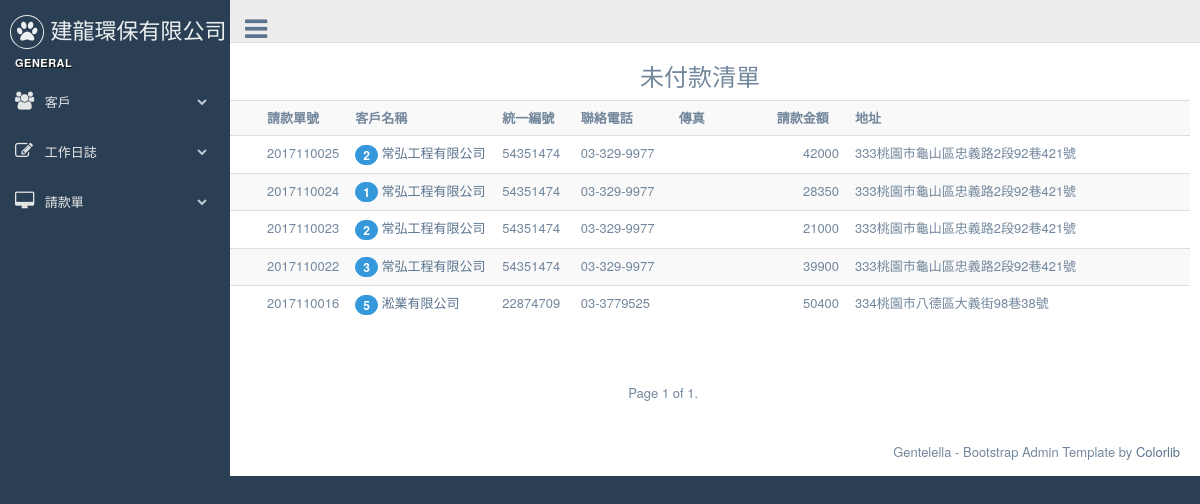
The page /bills/ on the database as committed earlier.
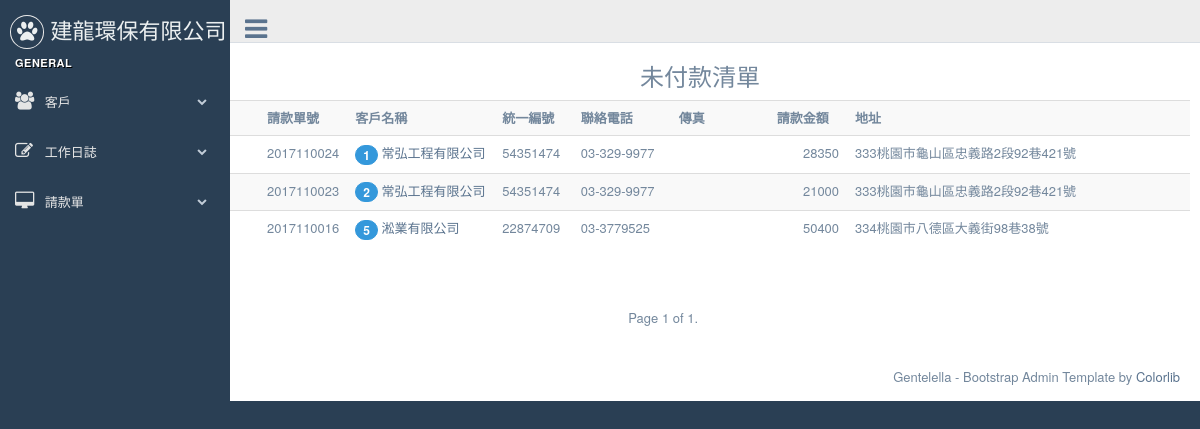
The same page on the database as committed later.
### bills/models.py (models this page shows, shortened)
class Bill(models.Model):
    customer = models.ForeignKey(Customer, on_delete=models.CASCADE)
    bill_number = models.CharField(max_length=12, null=True, blank=True, unique=True)
    ord_date = models.DateField(default=timezone.now) #請款日期
    created = models.DateTimeField(auto_now_add=True)
    updated = models.DateTimeField(auto_now=True)
    objects = BillNumberManager()
    is_valid = models.BooleanField(default=False, verbose_name="單據作廢")# True代表此單據作廢
    paied = models.BooleanField(default=False,verbose_name="已付款")# True代表此單據已付款
    class Meta:
        ordering = ('-created',)
    def get_total_amount(self):
        total =  sum( int(obj.item.get_amount()) for obj in self.billitem_set.all())
        return total
    def get_tax_amount(self):
        return int(float(self.get_total_amount()) * 0.05)
    def get_grand_amount(self):
        return sum( (self.get_total_amount(), self.get_tax_amount()))
    def get_absolute_url(self):
        return reverse('bills:bill_detail', kwargs={"pk": self.id} )

class BillItem(models.Model):
    bill = models.ForeignKey(Bill)
    item = models.ForeignKey(Dailylog,  on_delete=models.CASCADE,related_name='bill_items')
    class Meta:
        ordering = ( 'item', )

### customers/models.py (models this page shows, shortened)
class Customer(models.Model):
    title = models.CharField(max_length=36, null=False, blank=False, verbose_name='客戶名稱')
    unikey = models.CharField(  max_length=12,null=True, blank=True, verbose_name='統一編號' )
    address = models.CharField( max_length=100, null=True, blank=True, verbose_name='地址')
    phone = models.CharField(max_length=20, null=True, blank=True, verbose_name='電話')
    faxno = models.CharField(max_length=20, null=True, blank=True, verbose_name='傳真')
    invalid = models.BooleanField(default=False, verbose_name='停用')
    create_at = models.DateTimeField(auto_now_add=True, auto_now =False)
    modify = models.DateTimeField(auto_now_add=False, auto_now =True)
    def __str__(self):
        return self.title

### dailywork/models.py (models this page shows, shortened)
class Dailylog(models.Model):
	work_date = models.DateField( default=timezone.now )
	customer = models.ForeignKey(Customer)
	start_at = models.CharField(  max_length=20, null=False, blank=False )
	end_with = models.CharField(  max_length=20, null=False, blank=False )
	opreateDesc = models.CharField(max_length=20, blank=False, null=False)
	quantity = models.DecimalField( max_digits=10, decimal_places=0)
	uom = models.ForeignKey(Uom)
	uniprice = models.DecimalField( max_digits=10, decimal_places=0)
	notes = models.TextField(blank=True, null=True)
	payrequest = models.BooleanField(default=False, verbose_name='已請款')    # 是否已請款
	is_freecharge = models.BooleanField(default=False, verbose_name='免費項目')    # 是否爲免費項目, 如果為免費項目則在未請款清單是不會顯示的
	bill_number = models.CharField(  max_length=20, null=True, blank=True )
	invalid = models.BooleanField(default=False, verbose_name='項目作廢')
	create_at = models.DateTimeField( auto_now_add=True, auto_now=False)
	modify = models.DateTimeField( auto_now_add=False, auto_now=True)
	objects = DailylogManager()
	def get_amount(self):
		return self.quantity * self.uniprice

### bills/views.py (the view)
class BillList(ListView):
    title = "未付款清單"
    model = Bill
    queryset = Bill.objects.filter( is_valid__exact=False ,paied=False)
    paginate_by = 10

### templates/bills/bill_list.html (shortened to what this page needs)
{% extends "base.html" %}
{% block content %}
<h3 align="center">
未付款清單
</h3>
<div>
<table class="table table-striped" >
  <tr>
    <th width="5%">
    </th>
    <th width="5%">請款單號</th>
    <th width="15%">客戶名稱</th>
    <th width="8%">統一編號</th>
    <th width="10%">聯絡電話</th>
    <th width="10%">傳真</th>
    <th align='right' width="8%">請款金額</th>
    <th >地址</th>
  </tr>
{% for record in object_list %}
  <tr>
    <td>
  </td>
  <td>
      {{ record.bill_number }}</td>
    <td>
      {% if  record.billitem_set.all.count   %}
      <span class="badge bg-blue">
      {{ record.billitem_set.all.count }}
      </span>
      {% endif %}
      <a href='{{ record.get_absolute_url }}'>{{ record.customer }}</a>
    </td>
    <td>{{ record.customer.unikey }}</td>
    <td>{{ record.customer.phone }}</td>
    <td>{{ record.customer.faxno }}</td>
    <td align='right' >{{ record.get_grand_amount }} </td>
    <td>{{ record.customer.address }} </td>
  </tr>
{% endfor %}
</table>
</div>
{% include "pageine.html" %}
{% endblock content %}

Rows that differ between the two databases and show on the page:
no longer on this page (row edited): Bill: bill_number "2017110025", billitem_set.all.count "2", customer "常弘工程有限公司", customer.unikey "54351474", customer.phone "03-329-9977", get_grand_amount "42000", customer.address "333桃園市龜山區忠義路2段92巷421號"
no longer on this page (row edited): Bill: bill_number "2017110022", billitem_set.all.count "3", customer "常弘工程有限公司", customer.unikey "54351474", customer.phone "03-329-9977", get_grand_amount "39900", customer.address "333桃園市龜山區忠義路2段92巷421號"
